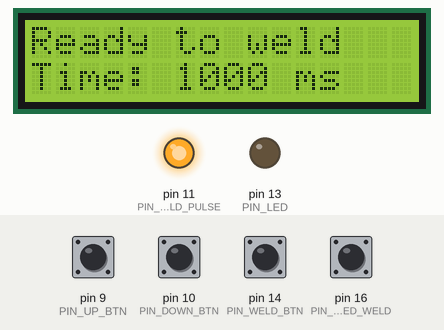
Bench run of a sketch on a simulated Arduino Leonardo, built with avr-gcc and run on an emulated ATmega32U4. On the bench: 16×2 character LCD, output pins drawn as LEDs (lit = HIGH). The inputs (shaded band) are chosen by the test bench; at power-on: pin 9 (PIN_UP_BTN), pin 10 (PIN_DOWN_BTN), pin 14 (PIN_WELD_BTN), pin 16 (PIN_UNTIMED_WELD) HIGH. What the sketch prints to the serial monitor is not drawn.

Above: at 9.3 s.
9.4 s: pin 14 (PIN_WELD_BTN) pulled LOW for 0.15 s
At 10.1 s:
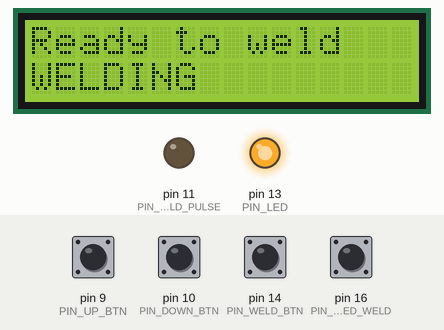
12.5 s: pin 9 (PIN_UP_BTN) pulled LOW for 0.15 s
At 13.4 s:
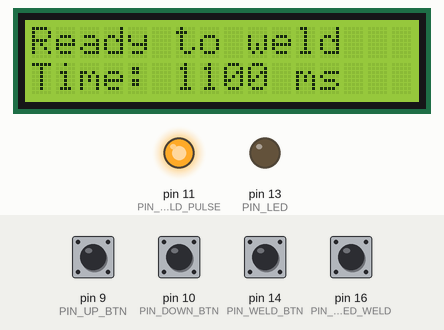
14.2 s: pin 9 (PIN_UP_BTN) pulled LOW for 1 s
At 14.7 s:
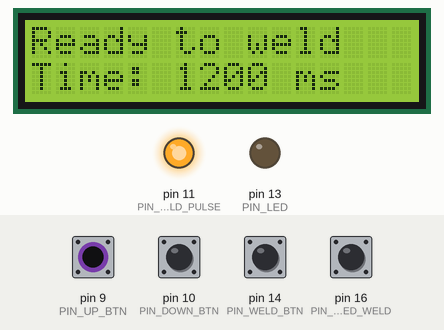
16.7 s: pin 10 (PIN_DOWN_BTN) pulled LOW for 0.15 s
At 17.8 s:
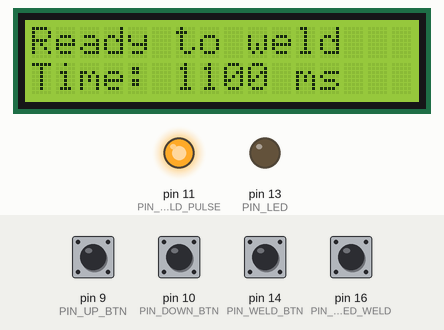
18.4 s: pin 14 (PIN_WELD_BTN) pulled LOW for 1 s
At 20.3 s:
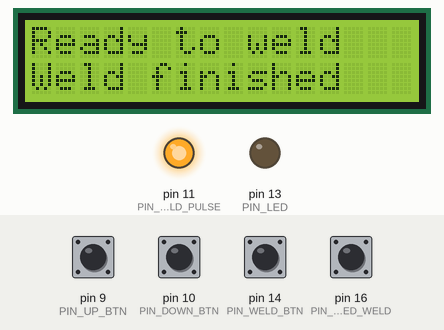
22.0 s: pin 9 (PIN_UP_BTN) driven LOW and pin 10 (PIN_DOWN_BTN) driven LOW
At 23.8 s:
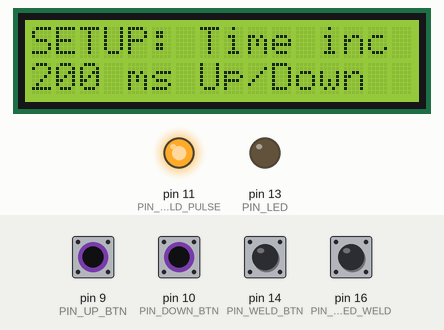
Timing chart, 0 to 24.9 s (numbered marks = the images above; inputs shaded):
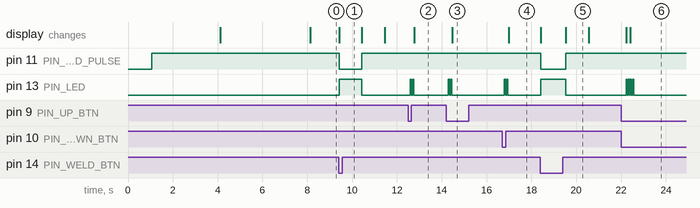

Measured:
- after the input at 9.4 s, pin 11 (PIN_WELD_PULSE): HIGH → LOW at once, → HIGH 1.0 s later; pin 13 (PIN_LED): LOW → HIGH at once, → LOW 1.0 s later; the display: changes at once (image 1)
- after the input at 12.5 s, pin 13 (PIN_LED): alternates HIGH for 0.05 s and LOW for 0.05 s, 4 changes in all, then stays LOW, starting after 0.10 s; the display: changes after 0.28 s (image 2)
- after the input at 14.2 s, pin 13 (PIN_LED): alternates HIGH for 0.05 s and LOW for 0.05 s, 4 changes in all, then stays LOW, starting after 0.10 s; the display: changes after 0.28 s (image 3)
- after the input at 16.7 s, pin 13 (PIN_LED): alternates HIGH for 0.05 s and LOW for 0.05 s, 4 changes in all, then stays LOW, starting after 0.10 s; the display: changes after 0.28 s (image 4)
- after the input at 18.4 s, pin 11 (PIN_WELD_PULSE): HIGH → LOW at once, → HIGH 1.1 s later; pin 13 (PIN_LED): LOW → HIGH at once, → LOW 1.1 s later; the display: first changes at once (image 5 shows a later state)
- after the input at 22.0 s, pin 13 (PIN_LED): alternates HIGH for 0.05 s and LOW for 0.05 s, 8 changes in all, then stays LOW, starting after 0.23 s; the display: first changes after 0.23 s (image 6 shows a later state)
- what the display in image 5 shows lasts 1.1 s, from 19.5 s to 20.6 s

The sketch:

SpotWelderControl_v1.1.ino
```cpp
// SpotWelderControl_v1
//
// Using the Beetle (Arduino Leonardo compatible) to provide welding pulses to a FOTEK SSR-40 Solid State Relay (SSR)
// to provide the controlled on pulse to a rewound Microwave oven transformer to provde welding current for
// spot welding
//
// https://github.com/greggeorge/SpotWelder.git
//
// Greg George 17/02/2026 v1.0
//             14/03/2029 v1.1

#define GG_VERSION "v1.1 15 MAR 2026"


#include <Arduino.h>
#include <Button.h>
#include <LiquidCrystal_I2C.h>  // Library for LCD


// Utility LCD routines
void readyToWeld();
void clearLine(uint8_t row);

// Note: I could not get the A0 or A1 pins to operate as digital input pins with pullup (but Mi & MO work)
#define PIN_WELD_BTN        14   // PIN_MI
#define PIN_UNTIMED_WELD    16   // PIN_MO
#define PIN_UP_BTN           9
#define PIN_DOWN_BTN        10
// #define PIN_SETUP_BTN    16   // PIN_MO
#define PIN_WELD_PULSE      11
#define PIN_LED             13
#define DEFAULT_PULSE_MS    1000         // 1 second weld pulse starting point (for the moment)
#define MIN_PULSE_LEN       20           // Min pulse width is one cycle of 50Hz mains
#define WELD_OFF            1            // Pin controlling the SSR used LOW to activate the SSR
#define WELD_DELAY          1000         // Minimum time between pulses in ms
#define MAX_UNTIMED_WELD_MS 10000        // max weld time when 'Untimed Weld' button is used - mainly as a saftey net
#define RELEASED            0
#define PRESSED             1

Button buttonWeld(PIN_WELD_BTN);      // Connect your button between pin A1 and GND
Button buttonUp(PIN_UP_BTN);
Button buttonDown(PIN_DOWN_BTN);
Button buttonUntimedWeld(PIN_UNTIMED_WELD);

LiquidCrystal_I2C lcd(0x27, 16, 2); // I2C address 0x27, 16 column and 2 rows

unsigned int setup_status         = 0;
unsigned int setup_mode           = 0;
unsigned int pulse_len_ms         = DEFAULT_PULSE_MS;    // Pulse length in milliseconds, limited to ~65 seconds (int is 0 to 65,535)
unsigned int setup_delta          = 100;                 // How much the pulse_len_ms is changed by each press of the up or down buttons
unsigned int start_time           = 0;                   // Used to time an untimed weld so we can display the time taken to the user
unsigned untimed_weld_in_progress = 0;

// Variables to track the Up and Dpwn button presses to allow detection when both are pressed
bool buttonUpState    = RELEASED;     // Current state of the button within loop()
bool buttonDownState  = RELEASED;
long buttonUpMillis   = 0;               // Time the button was last pressed
long buttonDownMillis = 0;               // Time the button was last pressed

void setup() {
  lcd.init(); //initialize the lcd
  delay(1000);

  buttonWeld.begin();
  buttonUp.begin();
  buttonDown.begin();
  buttonUntimedWeld.begin();

  pinMode(PIN_WELD_PULSE, OUTPUT);
  digitalWrite(PIN_WELD_PULSE, WELD_OFF);

  pinMode(PIN_LED, OUTPUT);
  digitalWrite(PIN_LED, LOW);

  while (!Serial) { };      // Comment out once debugging finished
  Serial.begin(115200);
  delay(3000);
  Serial.print(millis());
  Serial.println(F(" START " __FILE__ " from " __DATE__));

  setup_status = 0;    // Assume we start in ready to weld mode

  lcd.backlight(); //open the backlight
  lcd.setCursor(0, 0);
  lcd.clear();
  lcd.print("GNG SPOT WELDER");
  lcd.setCursor(0, 1);
  lcd.print(GG_VERSION);
  delay(4000);
  readyToWeld();  // LCD display
}

void loop() {
  pinStatus();

  //--------------------------//
  //      WELDING SECTION     //
  //--------------------------//
  if (buttonWeld.pressed() and !setup_status) {
    Serial.print(millis());
    Serial.println(" buttonWeld pressed for welding");
    doWeld();
  }

  if (buttonWeld.pressed() and setup_status) {
    setup_mode++;
    if (setup_mode > 3) { setup_mode = 0; }
    Serial.print(millis());
    Serial.print(" buttonWeld pressed for setup mode change, setup_mode is now: ");
    Serial.println(setup_mode);
  }

  if (buttonUntimedWeld.pressed() and !setup_status) {
    clearLine(1);
    lcd.print("* UNTIMED WELD *");
    Serial.print("* UNTIMED WELD *");
    // We need to time it so we can display it to the user for a while.  They might like to set the default value based on it
    untimed_weld_in_progress = 1;
    start_time = millis();
    digitalWrite(PIN_WELD_PULSE, !WELD_OFF);
  }

  if (buttonUntimedWeld.released() and untimed_weld_in_progress) {
    digitalWrite(PIN_WELD_PULSE, WELD_OFF);
    unsigned int time_taken = millis() - start_time;
    untimed_weld_in_progress = 0;
    // Send the time to the serial port
    Serial.println("\n********************");
    Serial.print("Untimed weld of ");
    Serial.print(time_taken);
    Serial.println(" ms");
    Serial.println("********************");
    // Send the time to the display
    clearLine(1);
    lcd.print("TIME: ");
    lcd.print(time_taken);
    lcd.print(" ms");
    delay(3000);    // Display the time of the untimed weld for the user for 3 sec
    readyToWeld();  // LCD display update
  }

  // Make sure we don't do an untimed weld for too long
  if (untimed_weld_in_progress) {
    unsigned int w_time = millis() - start_time;
    if (w_time >= MAX_UNTIMED_WELD_MS) {
      digitalWrite(PIN_WELD_PULSE, WELD_OFF);
      untimed_weld_in_progress = 0;
      Serial.print("\n====================\nUNTIMED WELD TERMINATED AS IT WENT LONGER THAN 'MAX_UNTIMED_WELD_MS' which is ");
      Serial.print(MAX_UNTIMED_WELD_MS);
      Serial.print(" ms.\nWeld went for ");
      Serial.print(w_time);
      Serial.println(" ms.\n====================\n");

      lcd.clear();
      lcd.setCursor(0, 0);
      lcd.print("WELD TERMINATED");
      lcd.setCursor(0, 1);
      lcd.print("AT ");
      lcd.print(w_time);
      lcd.print(" ms");
      delay(3000);
      readyToWeld();  // LCD display update
    }

  }

  //-----------------------------//
  //     NON WELDING SECTION     //
  //-----------------------------//

  // Check the status of the Up and Down buttons since they can be used to enter Setup mode if both pressed together
  long now = millis();

  // Make sure it's not too hard to trigger setup mode pressing Up & Down at the same time
  for (int x = 0; x < 3; x++) {
    if (buttonUp.pressed()) {
        buttonUpState = PRESSED;
        buttonUpMillis = now;
        delay(100);
    }
    if (buttonDown.pressed()) {
      buttonDownState = PRESSED;
      buttonDownMillis = now;
      delay(100);
    }
  }

  // Check if we have both Up & Down pressed to enter Setup mode
  if (buttonUpState == PRESSED && ((now - buttonUpMillis) < 200) && buttonDownState == PRESSED && ((now - buttonDownMillis) < 200)) {
      setup_status = !setup_status;
      setup_mode = 1;

      lcd.clear();
      lcd.setCursor(0, 0);
      lcd.print("SETUP: Time inc");
      lcd.setCursor(0, 1);
      lcd.print(setup_delta);
      lcd.print(" ms Up/Down");

      Serial.println("Entering setup mode");
  }

  if (buttonDown.released()) {
      buttonDownState = RELEASED;
  }
  if (buttonUp.released()) {
      buttonUpState = RELEASED;
  }

  // Exit Setup mode
  if (buttonUntimedWeld.pressed() and setup_status) {
    setup_status = !setup_status;
    setup_mode = 0;
    readyToWeld();  // LCD display update
    Serial.println("Exiting setup mode");
  }

  // Normal button Up operation
  if (buttonUpState && !setup_status) {
    pulseLED();
    Serial.print(millis());
    Serial.print(" buttonUp pressed.    Weld pulse length is now ");
    pulse_len_ms += setup_delta;
    Serial.println(pulse_len_ms);
    readyToWeld();  // LCD display update
  }

  // Normal button Down operation
  if (buttonDownState && !setup_status) {
    pulseLED();
    Serial.print(millis());
    Serial.print(" buttonDown pressed.  Weld pulse length is now ");
    if (pulse_len_ms > setup_delta) {
      pulse_len_ms -= setup_delta;
    }
    if (pulse_len_ms < setup_delta) {
      pulse_len_ms = setup_delta;
    }
    Serial.println(pulse_len_ms);
    readyToWeld();  // LCD display update
  }


  // Setup button Up operation
  if (buttonUpState && setup_status) {
    pulseLED();
    if (setup_mode == 1) {
      setup_delta += 100;
      Serial.print("Setup 'Up' pressed, setup_delta is now: ");
      Serial.println(setup_delta);
      clearLine(1);
      lcd.print(setup_delta);
      lcd.print(" ms Up/Down");
    }
  }

  // Setup button Down operation
  if (buttonDownState && setup_status) {
    pulseLED();
    if (setup_mode == 1 and setup_delta > 200) {
      setup_delta -= 100;
    }
    Serial.print("Setup 'Down' pressed, setup_delta is now: ");
    Serial.println(setup_delta);
    clearLine(1);
    lcd.print(setup_delta);
    lcd.print(" ms Up/Down");
  }

  buttonUpState = 0;
  buttonDownState = 0;
}

void doWeld() {
  // Send a pulse pulse_len_ms to the SSD input and them wait WELD_DELAY ms
  clearLine(1);
  lcd.print("WELDING");
  digitalWrite(PIN_LED, HIGH);
  digitalWrite(PIN_WELD_PULSE, !WELD_OFF);
  delay(pulse_len_ms);
  digitalWrite(PIN_WELD_PULSE, WELD_OFF);
  digitalWrite(PIN_LED, LOW);
  lcd.setCursor(0, 1);
  lcd.print("Weld finished");
  delay(WELD_DELAY);
  readyToWeld();  // LCD display update
}

// LCD helper function
void clearLine(uint8_t row) {
  lcd.setCursor(0, row);
  lcd.print("                ");  // 16 spaces
  lcd.setCursor(0, row);
}

// LCD Helper function
void readyToWeld() {
  lcd.clear();
  lcd.setCursor(0, 0);
  lcd.print("Ready to weld");
  lcd.setCursor(0, 1);
  lcd.print("Time: ");
  lcd.print(pulse_len_ms);
  lcd.print(" ms");
}

void pulseLED() {
  digitalWrite(PIN_LED, HIGH);
  delay(50);
  digitalWrite(PIN_LED, LOW);
  delay(50);
  digitalWrite(PIN_LED, HIGH);
  delay(50);
  digitalWrite(PIN_LED, LOW);
}

void pinStatus() {
  // Serial.print(millis());
  // Serial.print(" PIN_WELD_BTN is:   ");
  // Serial.println(digitalRead(PIN_WELD_BTN));
  // Serial.print(millis());
  // Serial.print(" PIN_UP_BTN is:     ");
  // Serial.println(digitalRead(PIN_UP_BTN));
  // Serial.print(millis());
  // Serial.print(" PIN_DOWN_BTN is:   ");
  // Serial.println(digitalRead(PIN_DOWN_BTN));
  // Serial.print(millis());
  // Serial.print(millis());
  // Serial.print(" PIN_WELD_PULSE is: ");
  // Serial.println(digitalRead(PIN_WELD_PULSE));
  // Serial.print(millis());
  // Serial.print(" setup_status is: ");
  // Serial.println(setup_status);
  // delay(5000);
}
```
